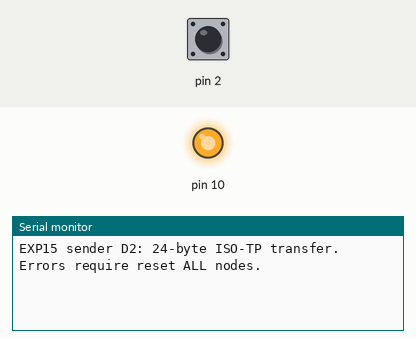
This sketch was run on a simulated Arduino Uno, built with avr-gcc and run on an emulated ATmega328P. Shown: output pins drawn as LEDs (lit = HIGH), the last lines printed to the serial monitor. The test bench sets the inputs (shaded band); at power-on: pin 2 HIGH.

Above: at 1.2 s.
1.3 s: pin 2 pulled LOW for 0.15 s
At 2.1 s:
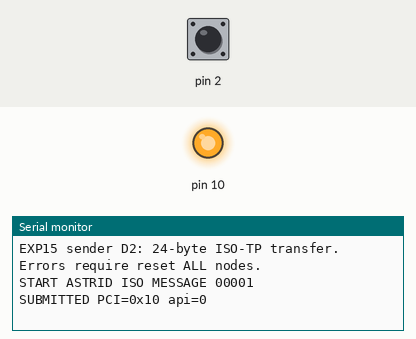
2.9 s: pin 2 pulled LOW for 1 s
At 3.4 s:
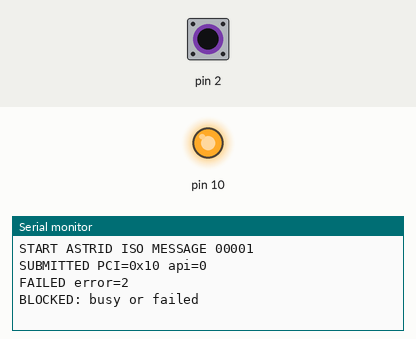

The sketch:

sender.ino
```cpp
#include <stdint.h>
#include <string.h>
// Teaching subset: Classical CAN, normal addressing, padded DLC8, <=128 bytes.
class IsoSender {
public:
  enum State : uint8_t { IDLE, FIRST, TX_PENDING, WAIT_FC, CONSECUTIVE, DONE, FAILED };
  enum Error : uint8_t { OK, FC_TIMEOUT, TX_TIMEOUT, BAD_FC, UNSUPPORTED_FC };
  State state=IDLE;
  Error error=OK;
  uint8_t blockSize=0, stmin=0;
  bool start(const uint8_t *p,uint16_t n) {
    if((state!=IDLE && state!=DONE) || n==0 || n>128) return false;
    memcpy(payload,p,n); length=n; offset=0; sequence=1; used=0; error=OK;
    state=FIRST; return true;
  }
  bool frame(uint32_t now,uint8_t *d) {
    if(state!=FIRST && state!=CONSECUTIVE) return false;
    // +1ms avoids rounding down below the advertised minimum at millis resolution.
    if(state==CONSECUTIVE && static_cast<uint32_t>(now-lastEnd)<static_cast<uint32_t>(stmin)+1) return false;
    memset(d,0,8);
    if(state==FIRST) {
      if(length<=7) { kind=0; amount=length; d[0]=length; memcpy(d+1,payload,amount); }
      else { kind=1; amount=6; d[0]=0x10 | (length>>8); d[1]=length; memcpy(d+2,payload,6); }
    } else {
      kind=2; amount=(length-offset>7) ? 7 : length-offset;
      d[0]=0x20 | sequence; memcpy(d+1,payload+offset,amount);
    }
    state=TX_PENDING; changed=now; return true;
  }
  void transmitted(uint32_t now) {
    if(state!=TX_PENDING) return;
    offset+=amount; lastEnd=now; changed=now;
    if(offset==length) { state=DONE; return; }
    if(kind==1) { state=WAIT_FC; return; }
    sequence=(sequence+1)&15; used++;
    state=(blockSize!=0 && used>=blockSize) ? WAIT_FC : CONSECUTIVE;
  }
  void flowControl(uint32_t now,uint8_t dlc,const uint8_t *d) {
    tick(now);
    if(state!=WAIT_FC) return;
    if(dlc<3 || dlc>8 || (d[0]>>4)!=3) { fail(BAD_FC); return; }
    // WAIT/overflow and sub-millisecond STmin are deliberately not implemented.
    if((d[0]&15)!=0 || d[2]>127) { fail(UNSUPPORTED_FC); return; }
    blockSize=d[1]; stmin=d[2]; used=0; changed=now; state=CONSECUTIVE;
  }
  void tick(uint32_t now) {
    if(static_cast<uint32_t>(now-changed)<1000) return;
    if(state==WAIT_FC) fail(FC_TIMEOUT);
    else if(state==TX_PENDING) fail(TX_TIMEOUT);
  }
private:
  uint8_t payload[128]={},sequence=1,used=0,kind=0,amount=0;
  uint16_t length=0,offset=0;
  uint32_t changed=0,lastEnd=0;
  void fail(Error e) { error=e; state=FAILED; }
};
#ifndef EXP15_HOST_TEST
#include <SPI.h>
#include <mcp2515.h>
MCP2515 canController(10,8000000);
IsoSender transport;
void beginCAN(bool silent) {
  pinMode(10,OUTPUT); digitalWrite(10,HIGH); SPI.begin();
  if(canController.reset()!=MCP2515::ERROR_OK ||
     canController.setBitrate(CAN_125KBPS,MCP_8MHZ)!=MCP2515::ERROR_OK ||
     (silent ? canController.setListenOnlyMode() : canController.setNormalMode())!=MCP2515::ERROR_OK) {
    Serial.println(F("CAN INIT ERROR")); while(true) delay(1000);
  }
}
void checkOverflow() {
  if(canController.getErrorFlags() & 0xC0) {
    Serial.println(F("RX_OVERFLOW: observations incomplete"));
    canController.clearRXnOVRFlags();
  }
}
bool pressed() {
  static bool candidate=HIGH,stable=HIGH;
  static uint32_t edge=0;
  bool raw=digitalRead(2);
  if(raw!=candidate) { candidate=raw; edge=millis(); }
  if(millis()-edge>=30 && stable!=candidate) {
    stable=candidate; return stable==LOW;
  }
  return false;
}

uint16_t number=0;
bool hardwarePending=false;
void pollTx() {
  if(hardwarePending && (canController.getInterrupts() & 0x04)) {
    canController.clearTXInterrupts(); hardwarePending=false;
    transport.transmitted(millis());
  }
}
void setup() {
  Serial.begin(115200); pinMode(2,INPUT_PULLUP); beginCAN(false);
  Serial.println(F("EXP15 sender D2: 24-byte ISO-TP transfer. Errors require reset ALL nodes."));
}
void loop() {
  pollTx(); transport.tick(millis()); checkOverflow();
  struct can_frame f;
  for(uint8_t i=0;i<8;i++) {
    if(canController.readMessage(&f)!=MCP2515::ERROR_OK) break;
    pollTx(); // Completion may occur between the first poll and receiving FC.
    if(f.can_id!=0x381) continue;
    transport.flowControl(millis(),f.can_dlc,f.data);
    Serial.print(F("FC_RECEIVED state=")); Serial.print(static_cast<uint8_t>(transport.state));
    Serial.print(F(" BS=")); Serial.print(transport.blockSize);
    Serial.print(F(" STmin_ms=")); Serial.println(transport.stmin);
  }
  if(pressed()) {
    char message[25];
    snprintf(message,sizeof(message),"ASTRID ISO MESSAGE %05u",static_cast<unsigned>(number+1));
    if(transport.start(reinterpret_cast<const uint8_t*>(message),24)) {
      number++; Serial.print(F("START ")); Serial.println(message);
    } else Serial.println(F("BLOCKED: busy or failed"));
  }
  if(!hardwarePending && !(canController.getStatus() & 0x04)) {
    struct can_frame out={}; out.can_id=0x380; out.can_dlc=8;
    if(transport.frame(millis(),out.data)) {
      canController.clearTXInterrupts(); hardwarePending=true;
      MCP2515::ERROR e=canController.sendMessage(MCP2515::TXB0,&out);
      Serial.print(F("SUBMITTED PCI=0x")); Serial.print(out.data[0],HEX);
      Serial.print(F(" api=")); Serial.println(static_cast<uint8_t>(e));
    }
  }
  static uint8_t previous=255;
  if(previous!=transport.state) {
    previous=transport.state;
    if(transport.state==IsoSender::DONE) Serial.println(F("TX_DONE: all CAN frames sent; no application confirmation"));
    if(transport.state==IsoSender::FAILED) {
      Serial.print(F("FAILED error=")); Serial.println(static_cast<uint8_t>(transport.error));
    }
  }
}
#endif
```

Measured:
- after the input at 1.3 s, the serial monitor: prints a new line at once (image 1)
- after the input at 2.9 s, the serial monitor: prints a new line at once (image 2)
